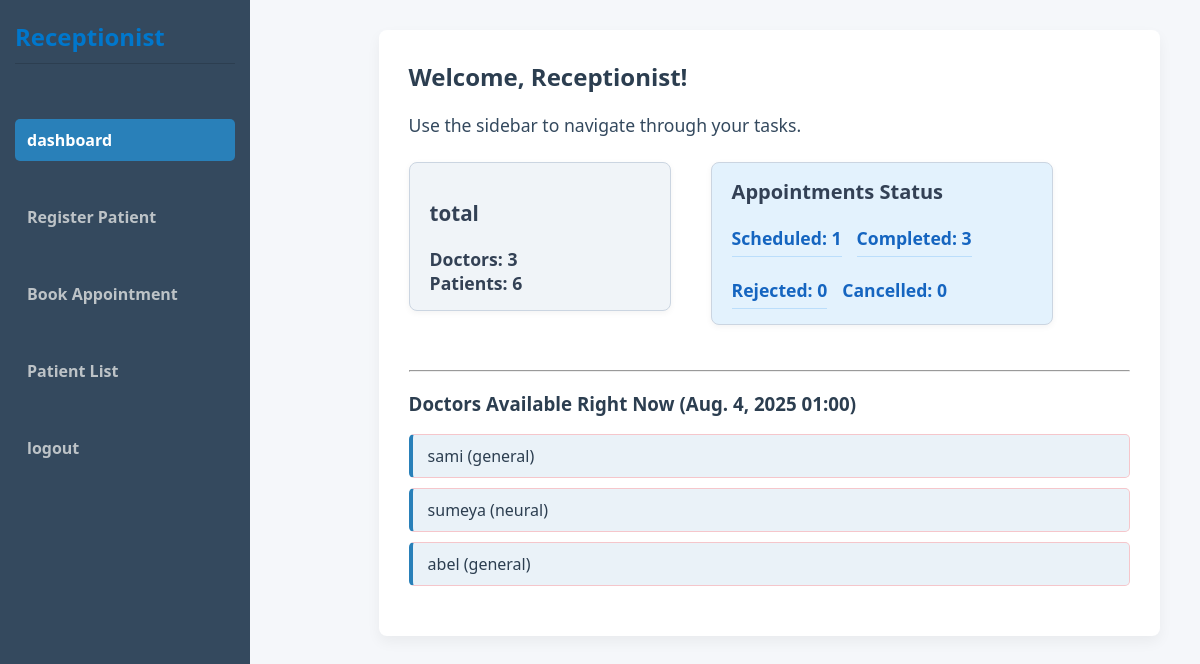
Page /receptionist/dashboard/ on the committed database.
### clinic/models.py (models this page shows, shortened)
class Appointment(models.Model):
    patient = models.ForeignKey(Patient, related_name='appointments', on_delete=models.CASCADE)
    doctor = models.ForeignKey(Doctor, related_name='appointments', on_delete=models.CASCADE)
    date = models.DateField()
    time = models.TimeField()
    status = models.CharField(
        max_length=20,
        choices=[('scheduled', 'Scheduled'), ('accepted','accepted'), ('completed', 'Completed'),('rejected', 'Rejected'), ('cancelled', 'Cancelled')],
        default='scheduled'
    )

class Doctor(models.Model):
    user = models.OneToOneField(User, on_delete=models.CASCADE)
    doctor_id = models.CharField(max_length=20, unique=True)
    name = models.CharField(max_length=100)
    personal_info = models.FileField(upload_to='personal/', blank=True, null=True)
    specialization = models.CharField(max_length=100)
    password = models.CharField(max_length=100)
    approved = models.BooleanField(default=False)

### clinic/views.py (the view)
# urls.py: path('receptionist/dashboard/', views.receptionist_dashboard, name='receptionist_dashboard'),
def receptionist_dashboard(request):
    total_doctors = Doctor.objects.count()
    total_patients = Patient.objects.count()
    patients = Patient.objects.all()
    appointment_status_counts = Appointment.objects.values('status').annotate(count=Count('id'))
    status_counts = {item['status']: item['count'] for item in appointment_status_counts}
    current_datetime = localtime(now())
    current_date = current_datetime.date()
    current_time = current_datetime.time()
    busy_doctor_ids = Appointment.objects.filter(
        date=current_date,
        time=current_time,
        status='scheduled'
    ).values_list('doctor_id', flat=True)
    available_now_doctors = Doctor.objects.exclude(id__in=busy_doctor_ids).filter(approved=True)
    return render(request, 'receptionist_dashboard.html', {
        'total_doctors': total_doctors,
        'total_patients': total_patients,
        'status_counts': status_counts,
        'available_now_doctors': available_now_doctors,
        'current_date': current_date,
        'current_time': current_time,
        'patients':patients,
    })

### clinic/templates/receptionist_dashboard.html (shortened to what this page needs)
{% extends 'receptionist_base.html' %}  {% block content %}
<div class="dashboard-overview">
  <h1>Welcome, Receptionist!</h1>
  <p>Use the sidebar to navigate through your tasks.</p>
  <div class="dashboard-summary">
    <div class="summary-card">
      <h3>total</h3>
      Doctors: <span>{{ total_doctors }}</span> <br />
      Patients: <span>{{ total_patients }}</span>
    </div>
    <div class="status-box">
      <h3>Appointments Status</h3>
      <ul>
        <li>Scheduled: {{ status_counts.scheduled|default:"0" }}</li>
        <li>Completed: {{ status_counts.completed|default:"0" }}</li>
        <li>Rejected: {{ status_counts.rejected|default:"0" }}</li>
        <li>Cancelled: {{ status_counts.cancelled|default:"0" }}</li>
      </ul>
    </div>
  </div>
  <hr />
  <h3>
    Doctors Available Right Now ({{ current_date }} {{current_time|time:"H:i"}})
  </h3>
  {% if available_now_doctors %}
  <ul class="doctor-list">
    {% for doctor in available_now_doctors %}
    <li>{{ doctor.name }} ({{ doctor.specialization }})</li>
    {% endfor %}
  </ul>
  {% else %}
  <p>No doctors are currently available.</p>
  {% endif %}
</div>
{% endblock %}

### clinic/templates/receptionist_base.html (style rules this page uses)
body, h1, h2, p, ul, li, a, label, input, select, textarea, button { margin: 0; padding: 0; box-sizing: border-box; font-family: "Segoe UI", Tahoma, Geneva, Verdana, sans-serif; }
body { display: flex; min-height: 100vh; background-color: #f5f7fa; color: #2c3e50; }
h1, h2 { margin-bottom: 20px; color: #2c3e50; }
p { margin-bottom: 25px; font-size: 1.1rem; color: #34495e; }
ul { list-style-type: none; padding-left: 0; margin-bottom: 20px; }
ul li { background: #f8d7da; color: #721c24; border: 1px solid #f5c6cb; padding: 10px 15px; border-radius: 5px; margin-bottom: 10px; font-weight: 600; }
.dashboard-overview { background-color: #ffffff; border-radius: 8px; padding: 30px; box-shadow: 0 6px 14px rgba(0, 0, 0, 0.05); }
.dashboard-summary { display: flex; gap: 40px; align-items: flex-start; flex-wrap: wrap; margin-bottom: 20px; }
.summary-card, .status-box { background-color: #f0f4f8; border: 1px solid #cbd5e1; padding: 20px; box-shadow: 0 2px 6px rgb(0 0 0 / 0.05); color: #334155; font-weight: 600; font-size: 1.1rem; border-radius: 8px; padding: 15px 20px; max-width: 300px; margin-bottom: 25px; min-width: 220px; }
.status-box h3 { margin-top: 0; margin-bottom: 15px; font-size: 1.25rem; }
.status-box ul { list-style: none; padding-left: 0; margin: 0; display: flex; gap: 15px; flex-wrap: wrap; }
.status-box ul li { background: #e0e7ff; color: #1e40af; padding: 8px 15px; border-radius: 5px; font-weight: 700; white-space: nowrap; }
.doctor-list li { background-color: #eaf2f8; color: #2c3e50; font-weight: 500; border-left: 4px solid #2980b9; }
.status-box { background-color: #e3f2fd; }
.status-box ul { margin: 0; }
.status-box ul li:last-child { border-bottom: none; }
.status-box ul li { background: transparent !important; color: #1565c0 !important; border: none !important; padding: 6px 0 !important; border-radius: 0 !important; margin-bottom: 0 !important; font-weight: 600; border-bottom: 1px solid #bbdefb !important; }
.status-box ul li:last-child { border-bottom: none !important; }

### rows in the picture
Appointment: date "Aug. 4, 2025"
Doctor: name "sami", specialization "general"
Doctor: name "sumeya", specialization "neural"
Doctor: name "abel", specialization "general"

### other values in the picture
{{ total_doctors }} "3"
{{ total_patients }} "6"
{{ status_counts.scheduled|default:"0" }} "1"
{{ status_counts.completed|default:"0" }} "3"
{{ status_counts.rejected|default:"0" }} "0"
{{ status_counts.cancelled|default:"0" }} "0"
{{ current_time|time:"H:i" }} "01:00"
